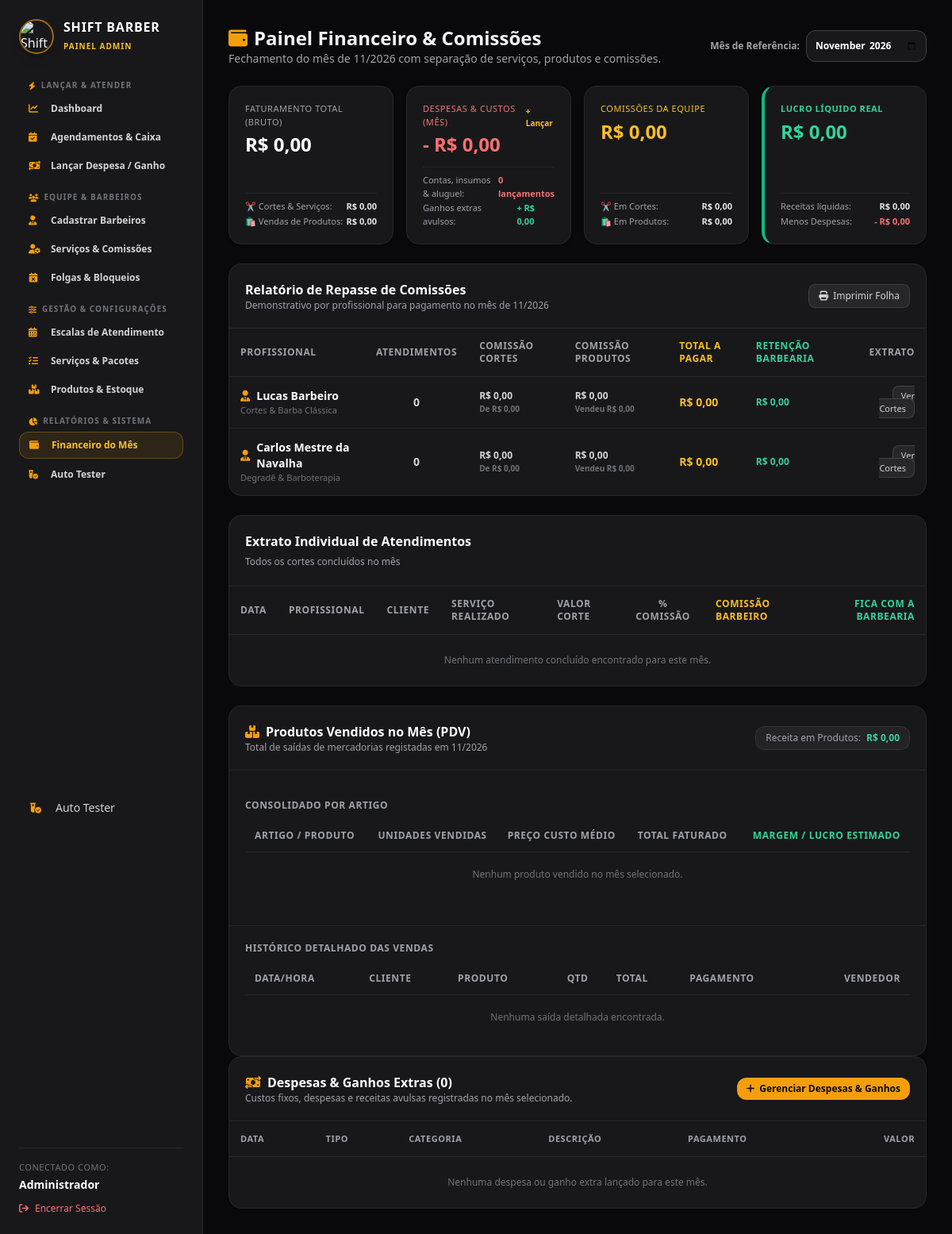
/admin/financeiro.php (signed in), run on the app's committed database.
### tables this page shows
CREATE TABLE IF NOT EXISTS profissionais (
    id INT AUTO_INCREMENT PRIMARY KEY,
    nome VARCHAR(100) NOT NULL,
    especialidade VARCHAR(100) DEFAULT 'Barbeiro',
    telefone VARCHAR(20) NULL,
    status ENUM('ativo', 'inativo') DEFAULT 'ativo',
    criado_em TIMESTAMP DEFAULT CURRENT_TIMESTAMP
);

### admin/financeiro.php (the view, shortened to what the rows shown need)
<?php
require_once '../config/database.php';
$mesSelecionado = $_GET['mes'] ?? date('Y-m');
$sqlComissoes = "
    SELECT
        p.id as profissional_id,
        p.nome as profissional_nome,
        p.especialidade,
        COUNT(a.id) as total_atendimentos,
        COALESCE(SUM(s.preco), 0) as faturamento_bruto_servicos,
        COALESCE(SUM((s.preco * COALESCE(ps.comissao_percentual, s.comissao_percentual, 50.00)) / 100), 0) as comissao_cortes,
        COALESCE(SUM(s.preco - ((s.preco * COALESCE(ps.comissao_percentual, s.comissao_percentual, 50.00)) / 100)), 0) as retencao_cortes
    FROM profissionais p
    LEFT JOIN agendamentos a ON a.profissional_id = p.id
        AND a.status = 'concluido'
        AND DATE_FORMAT(a.data_agendamento, '%Y-%m') = ?
    LEFT JOIN servicos s ON a.servico_id = s.id
    LEFT JOIN profissional_servicos ps ON ps.profissional_id = p.id AND ps.servico_id = s.id
    GROUP BY p.id, p.nome, p.especialidade
    ORDER BY comissao_cortes DESC
";
$stmtComissoes = $pdo->prepare($sqlComissoes);
$stmtComissoes->execute([$mesSelecionado]);
$relatorioComissoes = $stmtComissoes->fetchAll();
require_once 'header.php';
?>
<div class="max-w-6xl mx-auto space-y-6">
    <div class="flex flex-col sm:flex-row sm:items-center justify-between gap-4">
        <div>
            <h2 class="text-2xl font-bold flex items-center gap-2">
                <i class="fa-solid fa-wallet text-amber-500"></i> Painel Financeiro & Comissões
            </h2>
        </div>
    </div>
    <div class="bg-zinc-900 border border-zinc-800 rounded-2xl overflow-hidden">
        <div class="overflow-x-auto overflow-y-hidden w-full scroll-suave">
            <table class="w-full text-left border-collapse min-w-[700px]">
                <thead>
                    <tr class="border-b border-zinc-800 text-zinc-400 text-xs uppercase tracking-wider">
                        <th class="p-3.5">Profissional</th>
                        <th class="p-3.5 text-center">Atendimentos</th>
                        <th class="p-3.5">Comissão Cortes</th>
                        <th class="p-3.5">Comissão Produtos</th>
                        <th class="p-3.5 font-bold text-amber-400">Total a Pagar</th>
                        <th class="p-3.5 text-emerald-400">Retenção Barbearia</th>
                        <th class="p-3.5 text-right">Extrato</th>
                    </tr>
                </thead>
                <tbody class="divide-y divide-zinc-800 text-xs">
                    <?php foreach ($relatorioComissoes as $r): ?>
                    <tr class="hover:bg-zinc-800/30 transition">
                        <td class="p-3.5">
                            <span class="font-bold text-white text-sm flex items-center gap-2">
                                <i class="fa-solid fa-user-tie text-amber-500"></i>
                                <?= htmlspecialchars($r['profissional_nome']) ?>
                            </span>
                            <span class="text-[11px] text-zinc-500"><?= htmlspecialchars($r['especialidade']) ?></span>
                        </td>
                        <td class="p-3.5 text-center font-bold text-zinc-300 text-sm">
                            <?= $r['total_atendimentos'] ?>
                        </td>
                        <td class="p-3.5 text-zinc-300 font-semibold">
                            R$ <?= number_format($r['comissao_cortes'], 2, ',', '.') ?>
                            <span class="text-[10px] text-zinc-500 block">De R$ <?= number_format($r['faturamento_bruto_servicos'], 2, ',', '.') ?></span>
                        </td>
                        <td class="p-3.5 text-zinc-300 font-semibold">
                            R$ <?= number_format($r['comissao_produtos'], 2, ',', '.') ?>
                            <span class="text-[10px] text-zinc-500 block">Vendeu R$ <?= number_format($r['vendas_produtos'], 2, ',', '.') ?></span>
                        </td>
                        <td class="p-3.5 font-extrabold text-amber-400 text-sm">
                            R$ <?= number_format($r['total_comissao_pagar'], 2, ',', '.') ?>
                        </td>
                        <td class="p-3.5 font-bold text-emerald-400">
                            R$ <?= number_format($r['retencao_cortes'], 2, ',', '.') ?>
                        </td>
                        <td class="p-3.5 text-right">
                            <a href="financeiro.php?mes=<?= $mesSelecionado ?>&profissional_id=<?= $r['profissional_id'] ?>"
                               class="text-[11px] bg-zinc-800 hover:bg-amber-500 hover:text-zinc-950 text-zinc-300 border border-zinc-700 px-2.5 py-1 rounded-lg transition font-medium">
                                Ver Cortes
                            </a>
                        </td>
                    </tr>
                    <?php endforeach; ?>
                </tbody>
            </table>
        </div>
    </div>
    <div class="bg-zinc-900 border border-zinc-800 rounded-2xl overflow-hidden">
        <div class="overflow-x-auto overflow-y-hidden w-full scroll-suave">
            <table class="w-full text-left border-collapse min-w-[750px]">
                <thead>
                    <tr class="border-b border-zinc-800 text-zinc-400 text-xs uppercase tracking-wider">
                        <th class="p-3.5">Data</th>
                        <th class="p-3.5">Profissional</th>
                        <th class="p-3.5">Cliente</th>
                        <th class="p-3.5">Serviço Realizado</th>
                        <th class="p-3.5">Valor Corte</th>
                        <th class="p-3.5 text-center">% Comissão</th>
                        <th class="p-3.5 font-bold text-amber-400">Comissão Barbeiro</th>
                        <th class="p-3.5 font-bold text-emerald-400 text-right">Fica com a Barbearia</th>
                    </tr>
                </thead>
            </table>
        </div>
    </div>
    <div class="bg-zinc-900 border border-zinc-800 rounded-2xl overflow-hidden space-y-4">
        <div class="p-4 sm:p-5 pt-0">
            <div class="overflow-x-auto overflow-y-hidden w-full scroll-suave">
                <table class="w-full text-left border-collapse min-w-[650px]">
                    <thead>
                        <tr class="border-b border-zinc-800 text-zinc-400 text-xs uppercase tracking-wider">
                            <th class="p-3">Artigo / Produto</th>
                            <th class="p-3 text-center">Unidades Vendidas</th>
                            <th class="p-3">Preço Custo Médio</th>
                            <th class="p-3">Total Faturado</th>
                            <th class="p-3 text-emerald-400 text-right">Margem / Lucro Estimado</th>
                        </tr>
                    </thead>
                </table>
            </div>
        </div>
        <div class="border-t border-zinc-800 p-4 sm:p-5">
            <div class="overflow-x-auto overflow-y-hidden w-full scroll-suave">
                <table class="w-full text-left border-collapse min-w-[700px]">
                    <thead>
                        <tr class="border-b border-zinc-800 text-zinc-400 text-xs uppercase tracking-wider">
                            <th class="p-3">Data/Hora</th>
                            <th class="p-3">Cliente</th>
                            <th class="p-3">Produto</th>
                            <th class="p-3 text-center">Qtd</th>
                            <th class="p-3">Total</th>
                            <th class="p-3">Pagamento</th>
                            <th class="p-3 text-right">Vendedor</th>
                        </tr>
                    </thead>
                </table>
            </div>
        </div>
    </div>
</div>
    <div class="bg-zinc-900 border border-zinc-800 rounded-2xl overflow-hidden shadow">
        <div class="overflow-x-auto w-full">
            <table class="w-full text-left border-collapse text-xs">
                <thead>
                    <tr class="border-b border-zinc-800 text-zinc-400 uppercase tracking-wider text-[11px]">
                        <th class="p-3.5">Data</th>
                        <th class="p-3.5">Tipo</th>
                        <th class="p-3.5">Categoria</th>
                        <th class="p-3.5">Descrição</th>
                        <th class="p-3.5">Pagamento</th>
                        <th class="p-3.5 text-right">Valor</th>
                    </tr>
                </thead>
            </table>
        </div>
    </div>
</main>
</body>
</html>

### data on the page
profissionais: nome "Lucas Barbeiro", especialidade "Cortes & Barba Clássica", total_atendimentos "0", comissao_cortes "0,00", faturamento_bruto_servicos "0,00", comissao_produtos "0,00", vendas_produtos "0,00", total_comissao_pagar "0,00", retencao_cortes "0,00"
profissionais: nome "Carlos Mestre da Navalha", especialidade "Degradê & Barboterapia", total_atendimentos "0", comissao_cortes "0,00", faturamento_bruto_servicos "0,00", comissao_produtos "0,00", vendas_produtos "0,00", total_comissao_pagar "0,00", retencao_cortes "0,00"

### other printed values
$_SESSION['usuario_nome'] "Administrador"
$faturamentoTotalMes + $totalGanhosExtrasMes "0,00"
$faturamentoServicosMes "0,00"
$faturamentoProdutosMes "0,00"
$totalDespesasMes "0,00"
count($movimentacoesFinanceirasMes) "0"
$totalGanhosExtrasMes "0,00"
$totalComissoesEquipa "0,00"
$totalComissoesEquipa - $totalComissoesProdutosEquipa "0,00"
$totalComissoesProdutosEquipa "0,00"
$lucroLiquidoTotalBarbearia "0,00"
